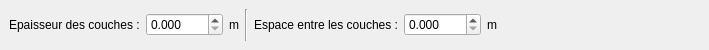
<?xml version="1.0" encoding="UTF-8"?>
<ui version="4.0">
 <class>PB_ActionSlicePointCloudOptions</class>
 <widget class="QWidget" name="PB_ActionSlicePointCloudOptions">
  <property name="geometry">
   <rect>
    <x>0</x>
    <y>0</y>
    <width>709</width>
    <height>50</height>
   </rect>
  </property>
  <property name="windowTitle">
   <string>Form</string>
  </property>
  <layout class="QHBoxLayout" name="horizontalLayout">
   <property name="leftMargin">
    <number>0</number>
   </property>
   <property name="topMargin">
    <number>0</number>
   </property>
   <property name="rightMargin">
    <number>0</number>
   </property>
   <property name="bottomMargin">
    <number>0</number>
   </property>
   <item>
    <widget class="QWidget" name="wd_toolbar" native="true">
     <layout class="QVBoxLayout" name="verticalLayout">
      <property name="spacing">
       <number>0</number>
      </property>
      <property name="leftMargin">
       <number>0</number>
      </property>
      <property name="topMargin">
       <number>0</number>
      </property>
      <property name="rightMargin">
       <number>0</number>
      </property>
      <property name="bottomMargin">
       <number>0</number>
      </property>
      <item>
       <widget class="QWidget" name="widget" native="true">
        <layout class="QHBoxLayout" name="horizontalLayout_2">
         <item>
          <widget class="QLabel" name="label">
           <property name="text">
            <string>Epaisseur des couches :</string>
           </property>
          </widget>
         </item>
         <item>
          <widget class="QDoubleSpinBox" name="dsb_thickness">
           <property name="decimals">
            <number>3</number>
           </property>
           <property name="maximum">
            <double>9999.000000000000000</double>
           </property>
           <property name="singleStep">
            <double>0.050000000000000</double>
           </property>
          </widget>
         </item>
         <item>
          <widget class="QLabel" name="label_3">
           <property name="text">
            <string>m</string>
           </property>
          </widget>
         </item>
         <item>
          <widget class="Line" name="line">
           <property name="orientation">
            <enum>Qt::Vertical</enum>
           </property>
          </widget>
         </item>
         <item>
          <widget class="QLabel" name="label_2">
           <property name="text">
            <string>Espace entre les couches :</string>
           </property>
          </widget>
         </item>
         <item>
          <widget class="QDoubleSpinBox" name="dsb_space">
           <property name="decimals">
            <number>3</number>
           </property>
           <property name="maximum">
            <double>9999.000000000000000</double>
           </property>
           <property name="singleStep">
            <double>0.050000000000000</double>
           </property>
          </widget>
         </item>
         <item>
          <widget class="QLabel" name="label_4">
           <property name="text">
            <string>m</string>
           </property>
          </widget>
         </item>
         <item>
          <spacer name="horizontalSpacer">
           <property name="orientation">
            <enum>Qt::Horizontal</enum>
           </property>
           <property name="sizeHint" stdset="0">
            <size>
             <width>40</width>
             <height>20</height>
            </size>
           </property>
          </spacer>
         </item>
        </layout>
       </widget>
      </item>
     </layout>
    </widget>
   </item>
  </layout>
 </widget>
 <resources/>
 <connections/>
</ui>
